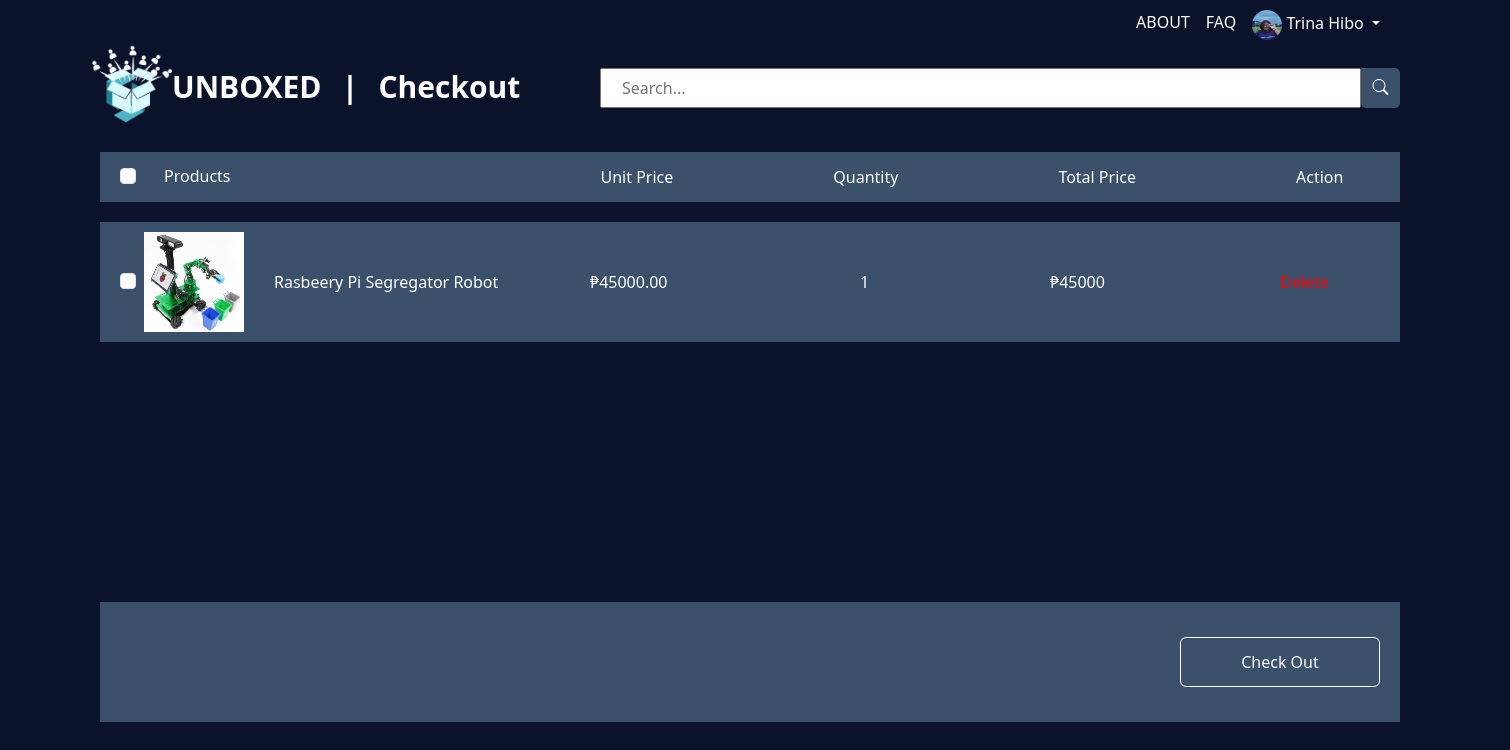
The page /Cart.php (signed in) on the database its author committed.
### tables this page shows
CREATE TABLE `cart_items` (
  `cart_item_id` int(11) NOT NULL,
  `customer_id` int(11) DEFAULT NULL,
  `product_img` varchar(255) DEFAULT NULL,
  `product_id` int(11) DEFAULT NULL,
  `product_name` varchar(255) DEFAULT NULL,
  `quantity` int(11) DEFAULT NULL,
  `unit_price` decimal(10,2) DEFAULT NULL,
  `total_price` int(100) DEFAULT NULL
);

CREATE TABLE `product` (
  `product_id` int(11) NOT NULL,
  `product_img` varchar(1000) NOT NULL,
  `name` varchar(255) NOT NULL,
  `description` text DEFAULT NULL,
  `price` decimal(10,2) NOT NULL,
  `customer_id` int(11) NOT NULL,
  `owner` varchar(255) NOT NULL,
  `showcase_id` int(11) NOT NULL,
  `showcase_name` varchar(50) NOT NULL,
  `stocks` int(11) NOT NULL,
  `sold` int(11) NOT NULL
);

### Cart.php (the view, shortened to what this page needs)
<?php
$servername = "localhost";
$username = "root";
$password = "";
$dbname = "unboxed";
$conn = new mysqli($servername, $username, $password, $dbname);
if (isset($_SESSION["email"])) {
    $name = $_SESSION["name"];
    $image_dp = $_SESSION["image_dp"];
} else {
    $name = "";
    $image_dp = "";
}
$displayUserInfo = !(isset($_SESSION['open_boxes']) && $_SESSION['open_boxes']);
?>
<!DOCTYPE html>
    <html lang="en">
    <head>
        <link rel="stylesheet" href="https://cdn.jsdelivr.net/npm/bootstrap-icons@1.3.0/font/bootstrap-icons.css">
        <link href="https://cdn.jsdelivr.net/npm/bootstrap@5.3.3/dist/css/bootstrap.min.css" rel="stylesheet">
        <link rel="stylesheet" href="style.css?v=<?php echo time(); ?>">
    </head>
    <body>
    <div class="cart-container">
    <nav class="navbar navbar-expand-lg bg-body-tertiary">
        <div class="container-fluid">
            <div class="nav-logo">
                <a class="navbar-brand" href="Home.php"><img src="./images/logo.png" class="logo" alt="">UNBOXED</a>
                <p class="navbar-brand">|</p>
                <p class="navbar-brand">Checkout</p>
            </div>
            <div class="navbar-nav" id="navbarLinks">
            <a class="nav-link" href="About.php">ABOUT</a>
                <a class="nav-link" href="FAQ.php">FAQ</a>
                <?php if ($displayUserInfo && !empty($name)): ?>
                    <li class="nav-item dropdown">
                        <a class="nav-link dropdown-toggle" href="#" id="navbarDropdown" role="button" data-bs-toggle="dropdown" aria-expanded="false">
                            <img src="<?php echo $image_dp; ?>" alt="<?php echo $name; ?>" class="profile-img"> <?php echo $name; ?>
                        </a>
                    </li>
                <?php endif; ?>
            </div>
        </div>
    </nav>
<div class="input-group-cart mb-3">
    <input type="text" class="form-control-cart" id="searchInput" placeholder="Search..." aria-label="Search..." aria-describedby="basic-addon2">
    <div class="input-group-append2">
        <i class="bi bi-search" id="searchButton"></i>
    </div>
</div>
<div class="menu">
<div class="form-check">
        <input class="form-check-input" type="checkbox" value="" id="selectAllCheckbox">
        <label class="form-check-label-cart" for="selectAllCheckbox">
    Products
  </label>
</div>
<p>Unit Price</p>
  <p>Quantity</p>
  <p>Total Price</p>
  <p>Action</p>
</div>
<form method="POST" action="Checkout.php">
<?php
if (isset($_SESSION["email"]) && isset($_SESSION["customer_id"])) {
    $customer_id = $_SESSION["customer_id"];
    $sql = "SELECT ci.*, p.product_img, p.name as product_name, p.price as unit_price
            FROM cart_items ci
            INNER JOIN product p ON ci.product_id = p.product_id
            WHERE ci.customer_id = '$customer_id'";
    $result = $conn->query($sql);
    if ($result) {
        if ($result->num_rows > 0) {
            while ($row = $result->fetch_assoc()) {
                echo '<div class="product-details">';
                echo '<div class="form-check">';
                echo '<input class="form-check-input" type="checkbox" name="checked_items[]" value="' . $row['cart_item_id'] . '">';
                echo '</div>';
                echo '<img src="' . $row['product_img'] . '" class="product-img" alt="">';
                echo '<div class="cart-product-name">';
                echo '<p class="prod-name">' . $row['product_name'] . '</p>';
                echo '</div>';
                echo '<div class="cart-product-price">';
                echo '<p class="prod-price">₱' . $row['unit_price'] . '</p>';
                echo '</div>';
                echo '<p class="prod-quantity">' . $row['quantity'] . '</p>';
                $total_price = $row['unit_price'] * $row['quantity'];
                echo '<p class="total-price">₱' . $total_price . '</p>';
                echo '<a class="action" href="Cart.php?delete_item=' . $row['cart_item_id'] . '">Delete</a>';
                echo '</div>';
            }
        } else {
            echo "No items in the cart.";
        }
    } else {
        echo "Error fetching cart items: " . $conn->error;
    }
} else {
    header("Location: login.php");
    exit;
}
?>
    <div class="checkout">
        <button type="button" class="btn btn-outline-light" id="checkoutButton">Check Out</button>
    </div>
</form>
</div>
</body>
</html>

### style.css (style rules this page uses)
body { background-color: #0B132B; }
.container-fluid { background-color: #0B132B; height: 50px; width: 100%; }
.nav-logo { margin-top: 130px; }
.navbar-brand { display: inline; color: white; background-color: #0B132B; font-size: 30px; font-weight: bold; }
.nav-logo, .navbar-brand:hover { color: white; }
.logo { margin-top: -15px; display: inline-block; background-color: #0B132B; margin-left: 80px; height: 80px; width: 80px; }
.navbar { height: 50px; }
.navbar-nav { padding-right: 10px; }
.navbar-nav, .nav-link { color: #ffff; }
.navbar-nav, .nav-link:hover { color: #5bc0be; }
.btn { display: flex; justify-content: center; align-items: center; gap: 100px; }
.bi-search { display: flex; justify-content: center; align-items: center; margin: auto; height: 38px; width: 39px; }
.profile-img { height: 30px; width: 30px; border-radius: 50%; }
.btn-outline-light { width: 200px; height: 50px; }
.input-group-cart, .form-control-cart { display: flex; justify-content: center; align-items: center; margin-top: 12px; margin-left: 300px; width: 1200px; height: 40px; }
.form-control-cart { padding-left: 20px; }
.input-group-append2 { margin-top: 12px; height: 40px; width: 40px; color: white; background-color: #3A506B; border-radius: 0px 5px 5px; margin-right: 100px; }
.menu { display: flex; align-items: center; background-color: #3A506B; margin-top: 50px; margin-left: 100px; height: 50px; width: 1300px; gap: 160px; color: #ffff; padding-left: 20px; }
.menu p { display: flex; justify-content: center; align-items: center; padding-top: 15px; }
.form-check-label-cart { margin-right: 210px; margin-left: 20px; color: white; }
.product-details { background-color: #3A506B; display: flex; align-items: center; padding-left: 20px; margin-left: 100px; margin-top: 20px; height: 120px; width: 1300px; color: #ffff; gap: 180px; }
.product-details p { display: inline; }
.product-img { height: 100px; width: 100px; margin-left: -180px; margin-right: -150px; }
.cart-product-name, .prod-name-check { margin-right: 90px; }
.cart-product-price { position: absolute; margin-left: 470px; }
.prod-quantity { position: absolute; margin-top: 15px; margin-left: 740px; }
.checkout { background-color: #3A506B; display: flex; padding-right: 20px; align-items: center; justify-content: end; padding-left: 20px; margin-top: 260px; height: 120px; width: 1300px; color: #ffff; margin-left: 100px; }
.cart-container { margin-right: 100px; }
.mb-3, .mb-5 { color: #ffff; }
.total-price { position: absolute; margin-left: 930px; margin-top: 15px; }
.action { position: absolute; color: red; text-decoration: none; margin-left: 1160px; }
label { color: white; }

### rows shown on the page
cart_items: product.product_img (picture), product.name "Rasbeery Pi Segregator Robot", product.price "45000.00", quantity "1", total_price "45000"

### other values the page prints
$name "Trina Hibo"
